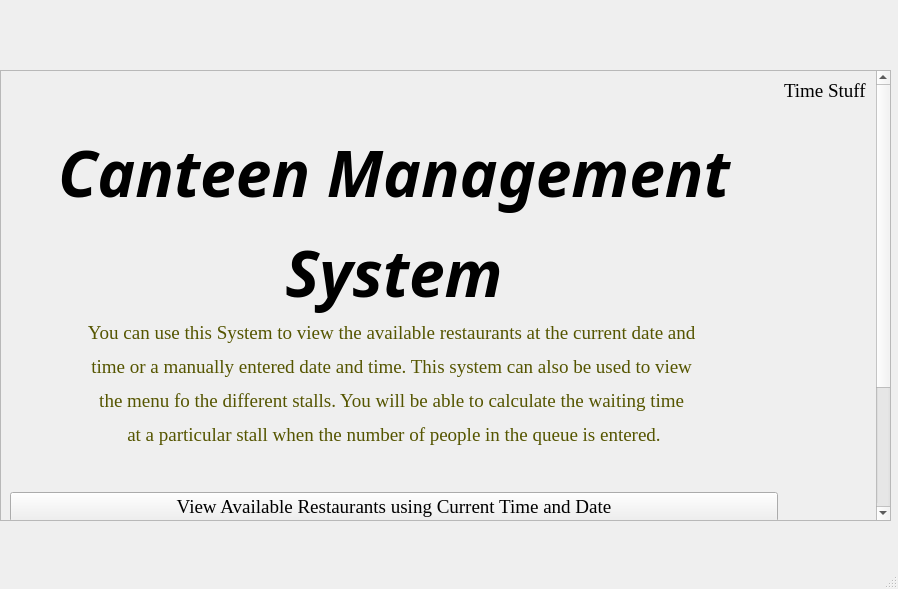
<?xml version="1.0" encoding="UTF-8"?>
<ui version="4.0">
 <class>MainWindow</class>
 <widget class="QMainWindow" name="MainWindow">
  <property name="geometry">
   <rect>
    <x>0</x>
    <y>0</y>
    <width>898</width>
    <height>589</height>
   </rect>
  </property>
  <property name="windowTitle">
   <string>MainWindow</string>
  </property>
  <widget class="QWidget" name="centralwidget">
   <widget class="QScrollArea" name="scrollArea">
    <property name="geometry">
     <rect>
      <x>0</x>
      <y>70</y>
      <width>891</width>
      <height>451</height>
     </rect>
    </property>
    <property name="widgetResizable">
     <bool>true</bool>
    </property>
    <widget class="QWidget" name="scrollAreaWidgetContents">
     <property name="geometry">
      <rect>
       <x>0</x>
       <y>-303</y>
       <width>872</width>
       <height>752</height>
      </rect>
     </property>
     <layout class="QGridLayout" name="gridLayout">
      <item row="3" column="0">
       <widget class="QLabel" name="Desc">
        <property name="font">
         <font>
          <family>Times New Roman</family>
         </font>
        </property>
        <property name="autoFillBackground">
         <bool>false</bool>
        </property>
        <property name="text">
         <string>&lt;html&gt;&lt;head/&gt;&lt;body&gt;&lt;p align=&quot;center&quot;&gt;&lt;span style=&quot; font-size:14pt; color:#555500;&quot;&gt;You can use this System to view the available restaurants at the current date and &lt;/span&gt;&lt;/p&gt;&lt;p align=&quot;center&quot;&gt;&lt;span style=&quot; font-size:14pt; color:#555500;&quot;&gt;time or a manually entered date and time. This system can also be used to view &lt;/span&gt;&lt;/p&gt;&lt;p align=&quot;center&quot;&gt;&lt;span style=&quot; font-size:14pt; color:#555500;&quot;&gt;the menu fo the different stalls. You will be able to calculate the waiting time &lt;/span&gt;&lt;/p&gt;&lt;p align=&quot;center&quot;&gt;&lt;span style=&quot; font-size:14pt; color:#555500;&quot;&gt;at a particular stall when the number of people in the queue is entered.&lt;/span&gt;&lt;/p&gt;&lt;/body&gt;&lt;/html&gt;</string>
        </property>
        <property name="scaledContents">
         <bool>true</bool>
        </property>
       </widget>
      </item>
      <item row="10" column="0">
       <widget class="QPushButton" name="Button5">
        <property name="font">
         <font>
          <family>Times New Roman</family>
          <pointsize>14</pointsize>
         </font>
        </property>
        <property name="text">
         <string>View Menus of Restaurants</string>
        </property>
       </widget>
      </item>
      <item row="5" column="0">
       <spacer name="Space2">
        <property name="orientation">
         <enum>Qt::Horizontal</enum>
        </property>
        <property name="sizeHint" stdset="0">
         <size>
          <width>40</width>
          <height>20</height>
         </size>
        </property>
       </spacer>
      </item>
      <item row="7" column="0">
       <widget class="QPushButton" name="Button2">
        <property name="font">
         <font>
          <family>Times New Roman</family>
          <pointsize>14</pointsize>
         </font>
        </property>
        <property name="text">
         <string>View Available Restaurants using Manual Time and Date</string>
        </property>
       </widget>
      </item>
      <item row="1" column="0">
       <spacer name="Space4">
        <property name="orientation">
         <enum>Qt::Horizontal</enum>
        </property>
        <property name="sizeHint" stdset="0">
         <size>
          <width>40</width>
          <height>20</height>
         </size>
        </property>
       </spacer>
      </item>
      <item row="8" column="0">
       <widget class="QPushButton" name="Button3">
        <property name="font">
         <font>
          <family>Times New Roman</family>
          <pointsize>14</pointsize>
         </font>
        </property>
        <property name="text">
         <string>View Operating Hours of Restaurants</string>
        </property>
       </widget>
      </item>
      <item row="0" column="1">
       <widget class="QLabel" name="DateTime">
        <property name="font">
         <font>
          <family>Times New Roman</family>
          <pointsize>14</pointsize>
         </font>
        </property>
        <property name="text">
         <string>Time Stuff</string>
        </property>
       </widget>
      </item>
      <item row="6" column="0">
       <widget class="QPushButton" name="Button1">
        <property name="font">
         <font>
          <family>Times New Roman</family>
          <pointsize>14</pointsize>
         </font>
        </property>
        <property name="text">
         <string>View Available Restaurants using Current Time and Date</string>
        </property>
       </widget>
      </item>
      <item row="2" column="1">
       <widget class="QLabel" name="Cook">
        <property name="text">
         <string/>
        </property>
        <property name="pixmap">
         <pixmap>../cook.jpg</pixmap>
        </property>
        <property name="scaledContents">
         <bool>false</bool>
        </property>
       </widget>
      </item>
      <item row="4" column="0">
       <spacer name="Space">
        <property name="orientation">
         <enum>Qt::Horizontal</enum>
        </property>
        <property name="sizeHint" stdset="0">
         <size>
          <width>40</width>
          <height>20</height>
         </size>
        </property>
       </spacer>
      </item>
      <item row="2" column="0">
       <widget class="QLabel" name="Heading">
        <property name="font">
         <font>
          <family>Monotype Corsiva</family>
          <italic>true</italic>
         </font>
        </property>
        <property name="text">
         <string>&lt;html&gt;&lt;head/&gt;&lt;body&gt;&lt;p align=&quot;center&quot;&gt;&lt;span style=&quot; font-size:48pt; font-weight:600;&quot;&gt;Canteen Management&lt;/span&gt;&lt;/p&gt;&lt;p align=&quot;center&quot;&gt;&lt;span style=&quot; font-size:48pt; font-weight:600;&quot;&gt;System&lt;/span&gt;&lt;/p&gt;&lt;/body&gt;&lt;/html&gt;</string>
        </property>
       </widget>
      </item>
      <item row="0" column="0">
       <widget class="QLabel" name="NTU_Logo">
        <property name="text">
         <string/>
        </property>
        <property name="pixmap">
         <pixmap>../ntu.png</pixmap>
        </property>
        <property name="scaledContents">
         <bool>false</bool>
        </property>
       </widget>
      </item>
      <item row="9" column="0">
       <widget class="QPushButton" name="Button4">
        <property name="font">
         <font>
          <family>Times New Roman</family>
          <pointsize>14</pointsize>
         </font>
        </property>
        <property name="text">
         <string>Calculate Average Wait Time</string>
        </property>
       </widget>
      </item>
      <item row="11" column="0">
       <spacer name="horizontalSpacer">
        <property name="orientation">
         <enum>Qt::Horizontal</enum>
        </property>
        <property name="sizeHint" stdset="0">
         <size>
          <width>40</width>
          <height>20</height>
         </size>
        </property>
       </spacer>
      </item>
     </layout>
     <zorder>Desc</zorder>
     <zorder>NTU_Logo</zorder>
     <zorder>Button1</zorder>
     <zorder>Button3</zorder>
     <zorder>Heading</zorder>
     <zorder>Cook</zorder>
     <zorder>DateTime</zorder>
     <zorder>Space</zorder>
     <zorder>Space2</zorder>
     <zorder>Space4</zorder>
     <zorder>Button2</zorder>
     <zorder>Button4</zorder>
     <zorder>Button5</zorder>
     <zorder>horizontalSpacer</zorder>
    </widget>
   </widget>
   <widget class="QLabel" name="Background">
    <property name="geometry">
     <rect>
      <x>0</x>
      <y>0</y>
      <width>891</width>
      <height>571</height>
     </rect>
    </property>
    <property name="text">
     <string/>
    </property>
    <property name="pixmap">
     <pixmap>../bg (2).png</pixmap>
    </property>
    <property name="scaledContents">
     <bool>true</bool>
    </property>
   </widget>
   <zorder>Background</zorder>
   <zorder>scrollArea</zorder>
  </widget>
  <widget class="QStatusBar" name="statusbar"/>
 </widget>
 <resources/>
 <connections/>
</ui>
